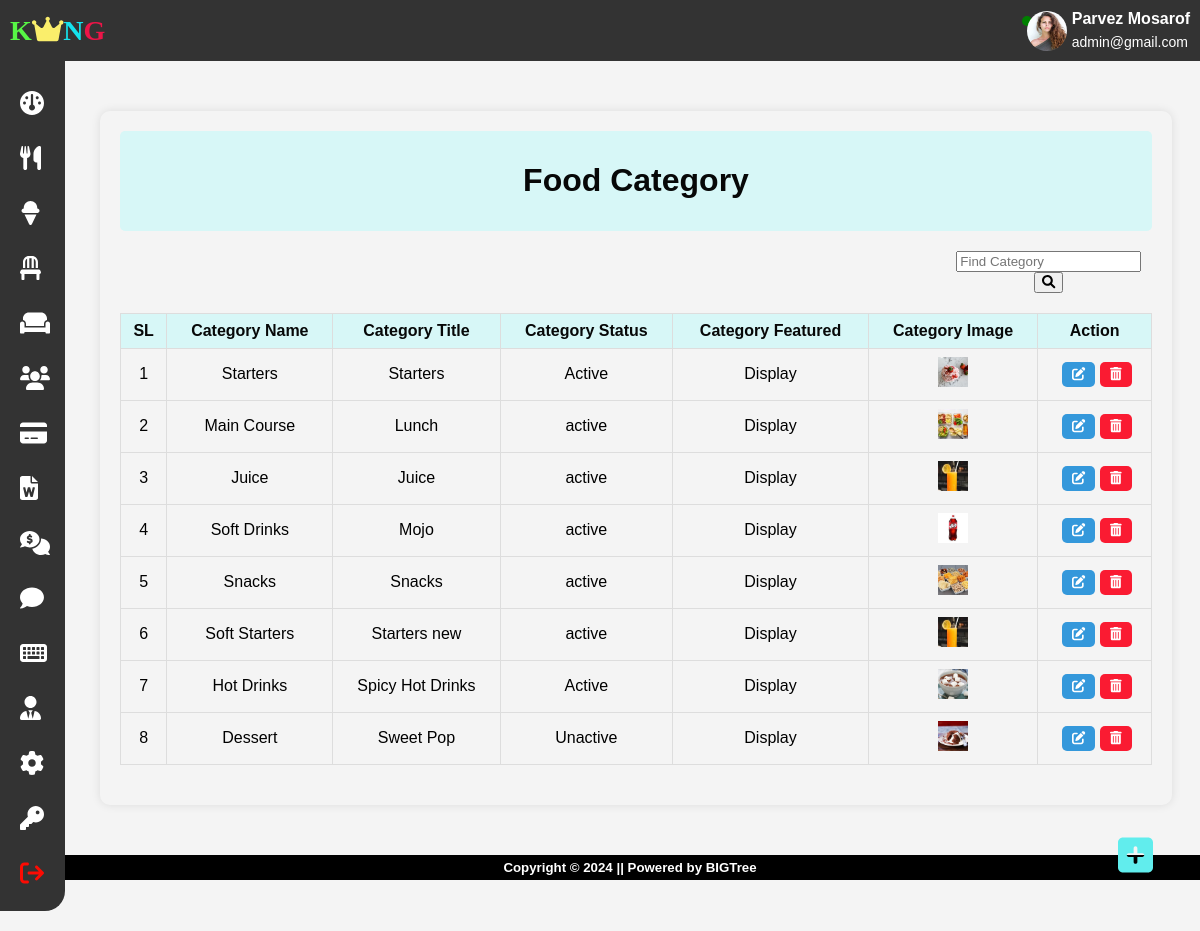
The app's page /rstms/admin/category.php (signed in) with its own data.
### tables this page shows
CREATE TABLE `tbl_catagory` (
  `c_id` int(11) NOT NULL,
  `c_name` varchar(100) NOT NULL,
  `c_title` varchar(100) NOT NULL,
  `c_image` varchar(255) NOT NULL,
  `c_active` varchar(100) NOT NULL,
  `c_featured` varchar(100) NOT NULL
);

### rstms/admin/category.php (the view, shortened to what this page needs)
<?php
    include('includes/header.php');
    include('includes/sidebar.php');
?>
	<div class="container">
		<div class="header">
		<h1>Food Category</h1>
		</div>
		<div class="search-btn">
			<form id="searchForm" action="" method="GET">
				<input type="search" id="searchInput" name="search" placeholder="Find Category">
				<button type="submit" name="src-btn"><i class="fas fa-search"></i></button>
			</form>
		</div>
		<div class="table">
			<table class="ctable">
				<thead>
					<tr>
						<th>SL</th>
						<th>Category Name</th>
						<th>Category Title</th>
						<th>Category Status</th>
						<th>Category Featured</th>
						<th>Category Image</th>
						<th>Action</th>
					</tr>
				</thead>
				<tbody>
                    <?php
                    $rowsPerPage = 25;
                    if (isset($_GET['page']) && is_numeric($_GET['page'])) {
                        $currentPage = $_GET['page'];
                    }
                    else{
                        $currentPage = 1;
                    }
                    $offset = ($currentPage - 1) * $rowsPerPage;
                    $searchCondition = '';
                    $sql = "SELECT * FROM tbl_catagory $searchCondition LIMIT $rowsPerPage OFFSET $offset";
                    $stmt = $conn->prepare($sql);
                    $stmt -> execute();
                    $result = $stmt->get_result();
                    if ($result && $result->num_rows > 0) {
                        $starting_sl = ($currentPage - 1) * $rowsPerPage + 1;
                        while ($row = $result->fetch_assoc()) {
                            echo "<tr>";
                            echo "<td>{$starting_sl}</td>";
                            echo "<td>".$row['c_name']."</td>";
                            echo "<td>".$row['c_title']."</td>";
                            echo "<td>".$row['c_active']."</td>";
                            echo "<td>".$row['c_featured']."</td>";
                            echo "<td>
                                    <img class='form-image' src='../assets/image/{$row['c_image']}' alt='categoryImage'>
                                  </td>";
                            echo "<td>";
                            echo "<form action='editcategory.php' method='GET' style='display:inline-block;'>";
                            echo "<button type='submit' class='icon-edit'>";
                            echo "<i class='fa-solid fa-pen-to-square'></i>";
                            echo "</button>";
                            echo "</form>";
                            echo "<form action='' method='POST' style='display:inline-block;'>";
                            echo "<button class='del-btn' name='delete_btn'>";
                            echo "<i class='fa-solid fa-trash-can'></i>";
                            echo "</button>";
                            echo "</form>";
                            echo "</td>";
                            echo "</tr>";
                            $starting_sl++;
                        }
                    }
                    else{
                        echo "<p style='text-align: center;color: red;'>No Catagory Found!</p>";
                    }
                    ?>
				</tbody>
			</table>
		</div>
	</div>
	<div class="icon">
		<a href="addcategory.php"><i class="fa-solid fa-square-plus"></i></a>
	</div>
<?php
    include('includes/footer.php');
?>

### rstms/admin/includes/sidebar.php
<nav class="navbar">
	<div class="row">
		<div class="logo">
			<a href="dashboard.php"><span style="color: #57f745; font-family: Matura MT Script Capitals;">K</span><i class="fa-solid fa-crown"></i><span style="color: #15e2ed;font-family: Algerian;">N</span><span style="color: #ed1548;font-family: Lucida Sans;">G</span></a>
		</div>
		<div class="admin-prof"style="display: flex;align-items:center;">
			<?php
			$row = null;
			if (isset($_SESSION['admin_email'])) {
				$a_email = $_SESSION['admin_email'];
				$sql_admin = $conn->prepare("SELECT a_name, a_email, a_img, s_admin FROM admin WHERE a_email = ?");
				$sql_admin -> bind_param("s", $a_email);
				$sql_admin -> execute();
				$result_admin = $sql_admin->get_result();
				if ($result_admin && $result_admin->num_rows>0) {
					$row = $result_admin->fetch_assoc()
			?>
					<div class="active-indicator"></div>
					<img src="<?php echo $row['a_img']; ?>" alt="admin profile">
					<div class="detils">
						<span class="admin-name"><?php echo $row['a_name']; ?></span><br>
		                <span class="admin-email"><?php echo $row['a_email']; ?></span>
					</div>
			<?php
				}
			}
			?>
		</div>
	</div>
</nav>
		<div class="side-bar">
			<div class="category">
				<div class="bar">
					<a href="dashboard.php"><i class="fa-solid fa-gauge"></i></a>
				</div>
				<div class="bar">
					<a href="category.php"><i class="fa-solid fa-utensils"></i> </a>
				</div>
				<div class="bar">
					<a href="foodmenu.php"><i class="fa-solid fa-ice-cream"></i> </a>
				</div>
				<div class="bar">
					<a href="table.php"><i class="fa-solid fa-chair"></i> </a>
				</div>
				<div class="bar">
					<a href="bookedtable.php"><i class="fa-solid fa-couch"></i></a>
				</div>
				<div class="bar">
					<a href="userdetails.php"><i class="fa-solid fa-users"></i> </a>
				</div>
				<div class="bar">
					<a href="payment-status.php"><i class="fa-solid fa-credit-card"></i> </a>
				</div>
				<div class="bar">
					<a href="sales-report.php"><i class="fa-solid fa-file-word"></i> </a>
				</div>
				<div class="bar">
					<a href="contactus-details.php"><i class="fa-solid fa-comments-dollar"></i></a>
				</div>
				<div class="bar">
					<a href="user-feedback.php"><i class="fa-solid fa-comment"></i></a>
				</div>
				<div class="bar">
					<a href="account.php"><i class="fa-solid fa-keyboard"></i></a>
				</div>
				<?php
				if (!is_null($row)) {
					if ($row['s_admin'] == 'Yes') {
						echo '<div class="bar">
							<a href="admin-info.php"><i class="fa-solid fa-user-tie"></i></a>
						</div>';
					}
				}
				?>
				<div class="bar">
					<a href="admin-profile.php"><i class="fa-solid fa-gear"></i></a>
				</div>
				<div class="bar">
					<a href="changepass.php"><i class="fa-solid fa-key"></i>  </a>
				</div>
				<div class="bar">
					<a href="includes/logout.php"><i class="fa-solid fa-arrow-right-from-bracket"></i> </a>
				</div>
			</div>
		</div>

### rstms/assets/css/admin.css (style rules this page uses)
body { font-family: 'Arial', sans-serif; margin: 0; padding: 0; background-color: #f4f4f4; }
.navbar { background-color: #333; color: #fff; padding: 10px; }
.navbar .row { display: flex; align-items: center; justify-content: space-between; }
.logo a { margin: 0; font-size: 28px; font-family: Arial; font-weight: bolder; color: #fff; text-decoration: none; }
.admin-prof { display: flex; align-items: center; }
.admin-prof img { width: 40px; height: 40px; border-radius: 50%; margin-right: 5px; }
.admin-name { display: inline-block; font-weight: bold; margin-bottom: 5px; }
.admin-email { display: inline-block; font-size: 14px; }
.side-bar { background-color: #333; height: auto; width: 65px; margin-bottom: 20px; border-radius: 0 0 20px 0; float: left; }
.bar { margin-left: 20px; padding-top: 20px; }
.bar a { display: inline-block; text-decoration: none; color: #fff; cursor: pointer; padding-top: 10px; }
.fa-gauge, .fa-utensils, .fa-ice-cream, .fa-chair, .fa-book-atlas, .fa-key, .fa-users, .fa-gear, .fa-couch, .fa-comments-dollar, .fa-comment, .fa-credit-card, .fa-file-word, .fa-user-tie, .fa-keyboard { font-size: 24px; }
.fa-arrow-right-from-bracket { color: #fc0b03; font-size: 24px; padding-bottom: 25px; }
.fa-crown { color: #faee6b; }

### rstms/assets/css/dashboard.css (style rules this page uses)
.header { padding: 10px; text-align: center; }

### rstms/admin/includes/header.php (style rules this page uses)
.active-indicator { width: 10px; height: 10px; background-color: green; border-radius: 50%; margin-right: -5px; margin-top: -20px; animation: pulse 0.5s infinite alternate; }

### rstms/admin/category.php (style rules this page uses)
body { font-family: 'Arial', sans-serif; margin: 0; padding: 0; background-color: #f4f4f4; }
.container { max-width: 86%; margin: 50px auto; box-shadow: 0 0 10px rgba(0, 0, 0, 0.1); border-radius: 10px; padding: 20px; text-align: center; margin-left: 100px; }
.header { background-color: #d7f7f7; color: #070808; text-align: center; padding: 10px; margin-bottom: 20px; border-radius: 5px; }
.ctable { width: 100%; border-collapse: collapse; margin-bottom: 20px; }
.ctable th, .ctable td { border: 1px solid #ddd; padding: 8px; text-align: center; }
.ctable th { background-color: #d7f7f7; color: #070808; }
.ctable button { background-color: #3498db; color: #fff; border: none; padding: 5px 10px; cursor: pointer; }
.form-image { height: 30px; width: 30px; object-fit: cover; }
.icon-edit { margin: 5px; display: inline-block; background-color: #178ce6; border: none; border-radius: 5px; text-decoration: none; color: #fff; display: inline-block; padding: 5px 9px; }
.del-btn { background-color: #fa1b32 !important; border-radius: 5px; display: inline-block; }
.icon { position: fixed; bottom: 50px; right: 40px; width: 50px; height: 50px; display: flex; justify-content: center; align-items: center; color: #fff; cursor: pointer; }
.icon a { text-decoration: none; }
.icon a .fa-square-plus { height: 40px!important; color: #61eded; }
.search-btn { margin-bottom: 20px; margin-left: 80%; }

### records on screen
tbl_catagory: c_name "Starters", c_title "Starters", c_active "Active", c_featured "Display", c_image (picture)
tbl_catagory: c_name "Main Course", c_title "Lunch", c_active "active", c_featured "Display", c_image (picture)
tbl_catagory: c_name "Juice", c_title "Juice", c_active "active", c_featured "Display", c_image (picture)
tbl_catagory: c_name "Soft Drinks", c_title "Mojo", c_active "active", c_featured "Display", c_image (picture)
tbl_catagory: c_name "Snacks", c_title "Snacks", c_active "active", c_featured "Display", c_image (picture)
tbl_catagory: c_name "Soft Starters", c_title "Starters new", c_active "active", c_featured "Display", c_image (picture)
tbl_catagory: c_name "Hot Drinks", c_title "Spicy Hot Drinks", c_active "Active", c_featured "Display", c_image (picture)
tbl_catagory: c_name "Dessert", c_title "Sweet Pop", c_active "Unactive", c_featured "Display", c_image (picture)

### other values on screen
$row['a_name'] "Parvez Mosarof"
$row['a_email'] "admin@gmail.com"
